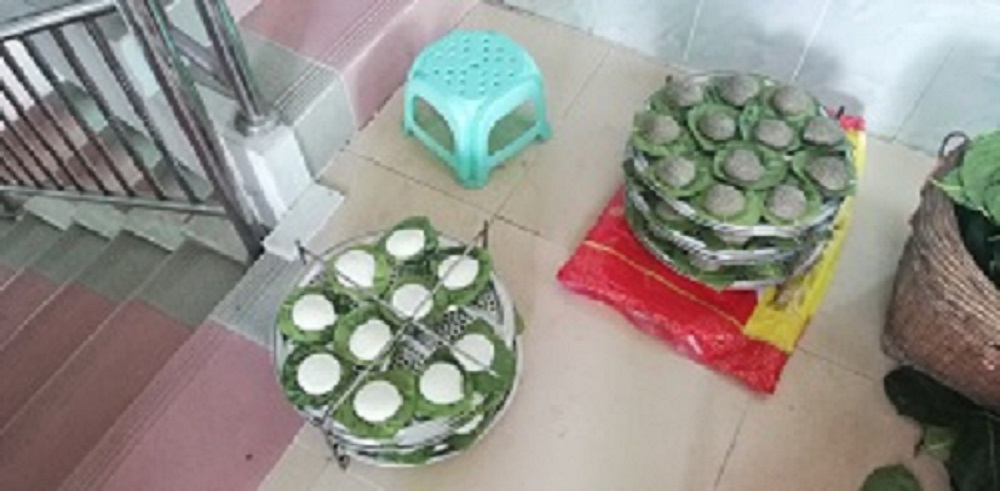
#> input picture img_source/food.jpg, 1000 x 491 px
$ python masking.py --image ../../img_source/food.jpg
#> lines starting #> are read from the running program, lines starting #| are printed output that depends on the picture; after the words box and inside, x2 and y2 are one past the last pixel; in counts of white or black regions, pixels touching at a corner belong together
import argparse
import numpy as np
import cv2

ap = argparse.ArgumentParser()
ap.add_argument("-i", "--image", required = True,
help = "Path to the image")
args = vars(ap.parse_args())

image = cv2.imread(args["image"])
#> image is the input picture: shape (491, 1000, 3); mean B, G, R 137.3, 144.4, 148
cv2.imshow("Original", image)

mask = np.zeros(image.shape[:2], dtype = "uint8")
(x, y) = (image.shape[1] // 2, image.shape[0] // 2)
#> x = 500; y = 245
cv2.rectangle(mask, (x - 75, y - 75), (x + 75 , y + 75), 255,-1)
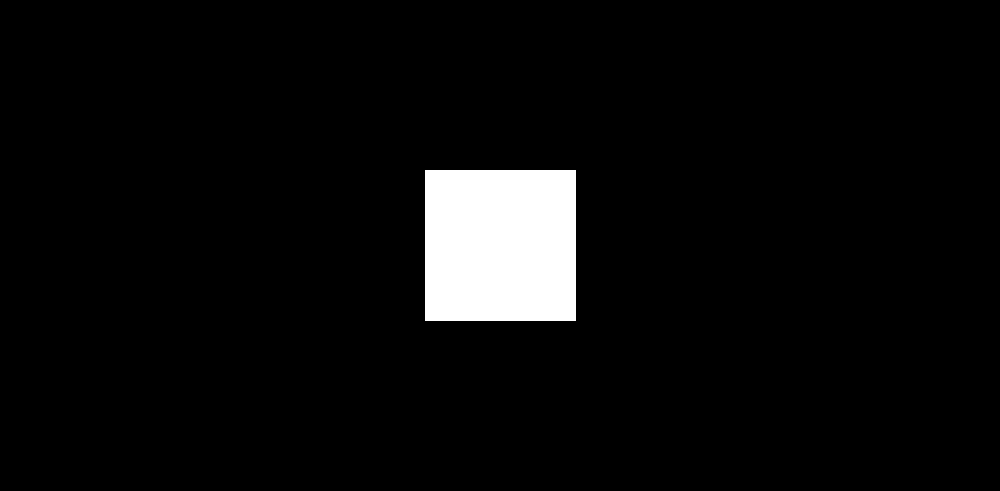
#> mask: shape (491, 1000); 4.6% white; 1 white region, box (x1, y1, x2, y2) and area: (425, 170, 576, 321) 22801
cv2.imshow("Mask", mask)

masked = cv2.bitwise_and(image, image, mask = mask)
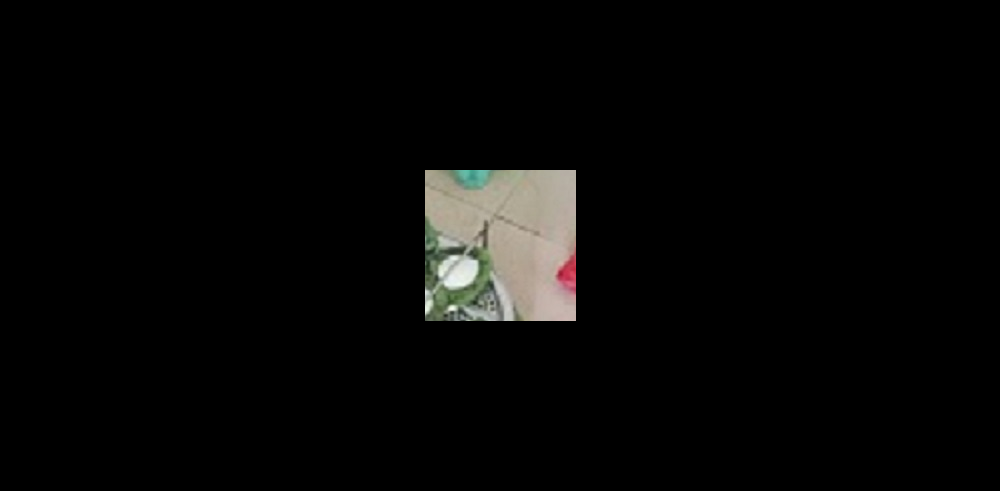
#> masked: shape (491, 1000, 3); mean B, G, R 6.6, 7.4, 7.6
cv2.imshow("Mask Applied to Image", masked)

# [5 lines of commented-out code are left out]

cv2.waitKey(0)
